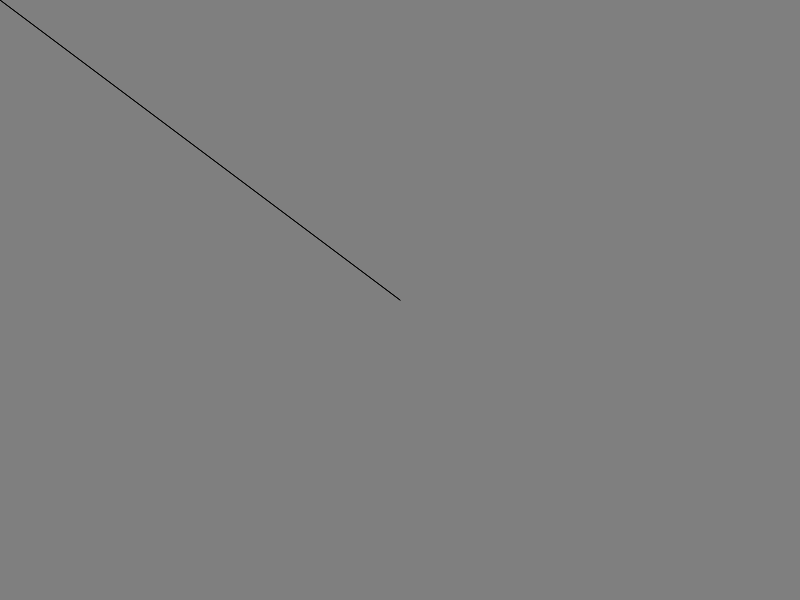
Frame 1 (no input)
Frame 60 (no input): identical to frame 1, image omitted
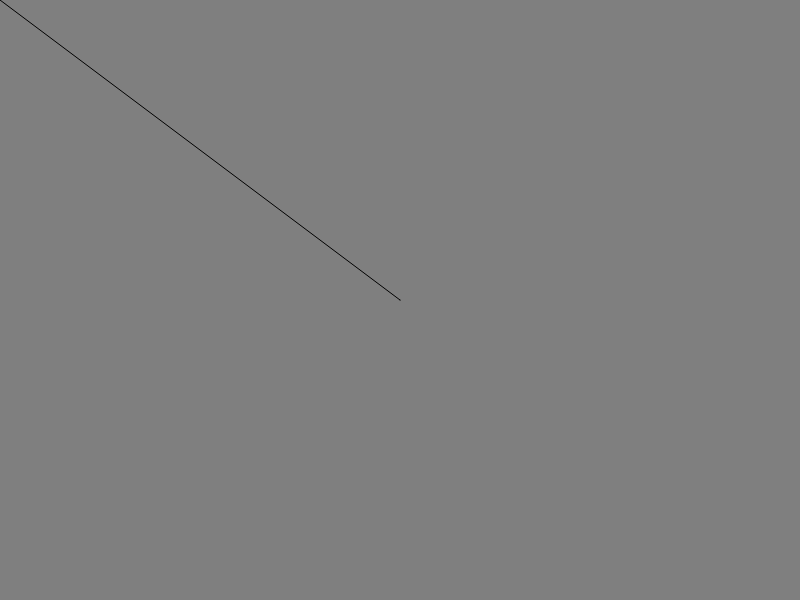
Frame 120 (the mouse pressed at the canvas centre since frame 60)

The p5.js sketch that drew these frames (run headless with seeded random() and noise() and a simulated clock; from frame 60 on, the mouse is pressed at the canvas centre):

// p5.js sketch
// ── sketch.js
function setup() 
{
  createCanvas(800,600);

}

function draw() { //line code in draw block run block
  background(127);
  //a STATIC LINE
  line(0,0,400,300)  

  //a DYNAMIC LINE
  line(400,300, mouseX, mouseY)
}
